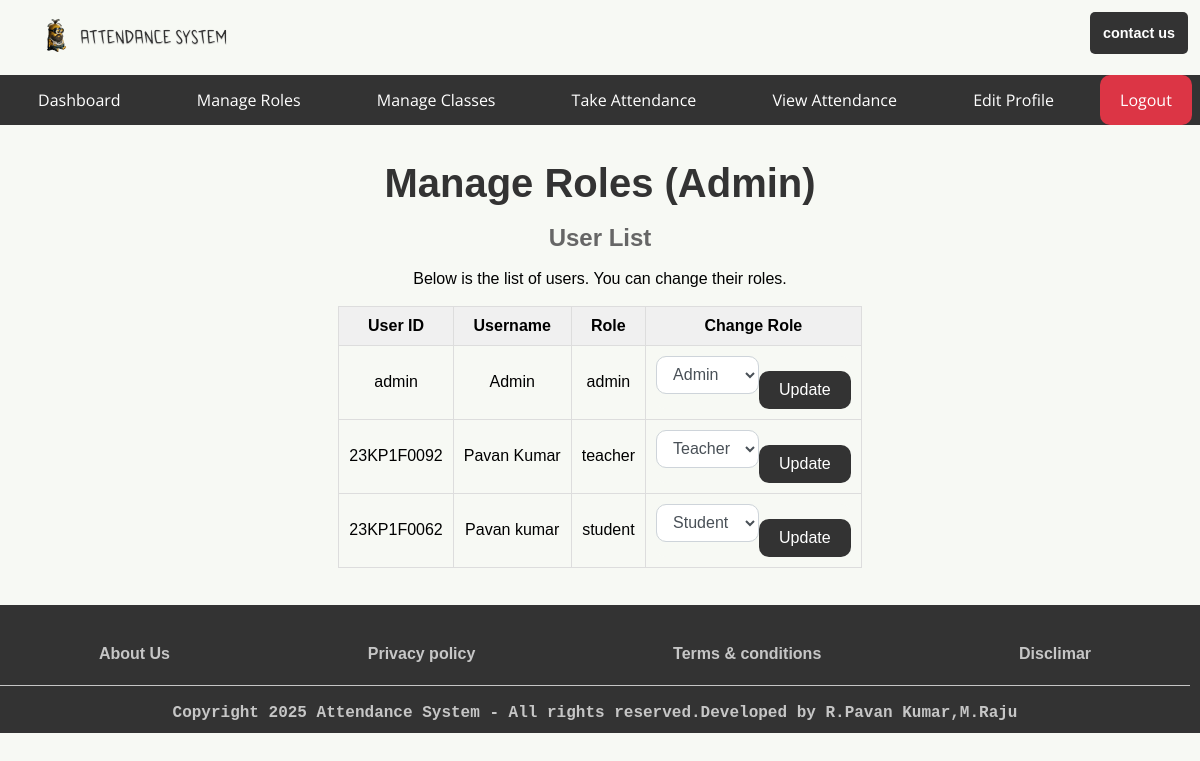
Page /admin/manage_roles (signed in) on the earlier database version.
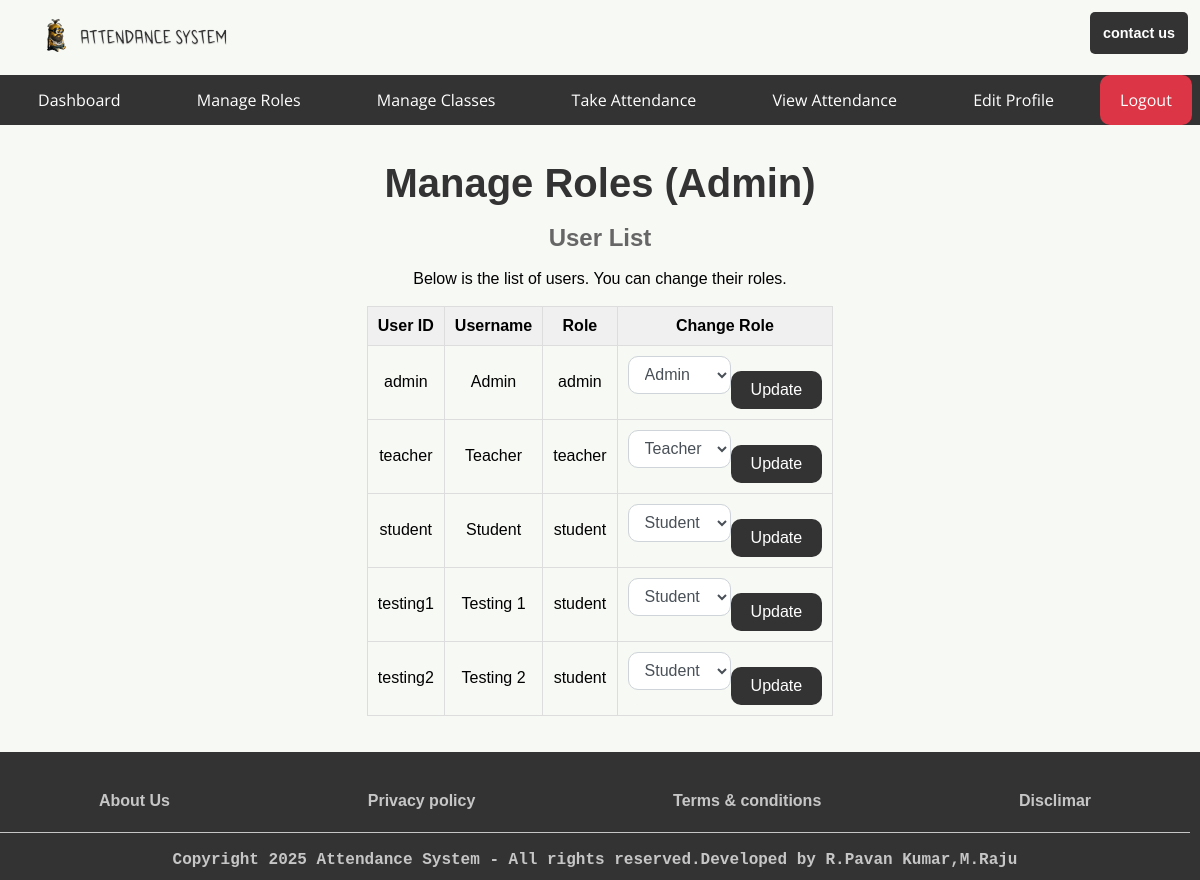
Same page on the later database version.
### app.py (models this page shows, shortened)
class User(db.Model):
    userid = db.Column(db.String(10), primary_key=True, unique=True, nullable=False)
    username = db.Column(db.String(150), nullable=False)
    password_hash = db.Column(db.String(150), nullable=False)
    role = db.Column(db.String(50), nullable=False)

### app.py (the view, shortened to what this page needs)
@app.route('/admin/manage_roles', methods=['GET', 'POST'])
@role_required('admin')
def manage_roles():
    users = User.query.all()  # Get all users from the database
    return render_template('auth/dashboards/admin/manage_roles.html', users=users)

### app.py (called while the page is built)
def role_required(roles):
    if not isinstance(roles, list):
        roles = [roles]  # Ensure roles is a list
    def decorator(func):
        @wraps(func)
        def wrapper(*args, **kwargs):
            if 'username' not in session:
                return redirect(url_for('login'))
            user = User.query.filter_by(username=session['username']).first()
            if user.role not in roles:  # Check if the user's role is in the allowed roles list
                return redirect(url_for('index'))  # Redirect to the home page if unauthorized
            return func(*args, **kwargs)
        return wrapper
    return decorator

### templates/auth/dashboards/admin/manage_roles.html (shortened to what this page needs)
{% extends 'base/base_admin.html' %}
{% block body %}
<main>
    <h1>Manage Roles (Admin)</h1><br/>
    <h2>User List</h2><br/>
    <p>Below is the list of users. You can change their roles.</p><br/>
    <div style="overflow-x: auto; max-width: 100%;">
    <table>
        <thead>
            <tr>
                <th>User ID</th>
                <th>Username</th>
                <th>Role</th>
                <th>Change Role</th>
            </tr>
        </thead>
        <tbody>
            {% if users %}
                {% for user in users %}
                    <tr>
                        <td>{{ user.userid }}</td>
                        <td>{{ user.username }}</td>
                        <td>{{ user.role }}</td>
                        <td>
                            <form class="role-form" action="{{ url_for('manage_roles') }}" method="POST">
                                <select name="role" class="form-control">
                                    <option value="admin" {% if user.role == 'admin' %}selected{% endif %}>Admin</option>
                                    <option value="teacher" {% if user.role == 'teacher' %}selected{% endif %}>Teacher</option>
                                    <option value="student" {% if user.role == 'student' %}selected{% endif %}>Student</option>
                                </select>
                                <button type="submit" class="role-btn">Update</button>
                            </form>
                        </td>
                    </tr>
                {% endfor %}
            {% else %}
                <tr><td colspan="4">No users found.</td></tr>
            {% endif %}
        </tbody>
    </table>
</div>
</main>
{% endblock body %}

### templates/base/base_admin.html (shortened to what this page needs)
<!DOCTYPE html>
<html lang="en">
<head>
    <link href="{{ url_for('static', filename='styles/index.css') }}" rel="stylesheet">
</head>
<body>
    <div class="container">
        <header>
            <div>
                <img class="figure" src="{{ url_for('static', filename='assets/images/logo/attendance-system-high-resolution-logo-transparent.png') }}" alt="Attendance System logo" title="logo" />
            </div>
            <div class="addbtn">
               <a href="{{ url_for('contact') }}">contact us</a>
            </div>
        </header>
        <nav>
            <ul>
                <li class="hideOnMobile"><a href="/">Dashboard</a></li>
                <li class="hideOnMobile"><a href="{{ url_for('manage_roles') }}">Manage Roles</a></li>
                <li class="hideOnMobile"><a href="{{ url_for('manage_classes', role='admin') }}">Manage Classes</a></li>
                <li class="hideOnMobile"><a href="{{ url_for('take_attendance', role='admin') }}">Take Attendance</a></li>
                <li class="hideOnMobile"><a href="{{ url_for('view_attendance', role='admin') }}">View Attendance</a></li>
                <li class="hideOnMobile"><a href="{{ url_for('edit_profiles') }}">Edit Profile</a></li>
                <li class="hideOnMobile"><a href="{{ url_for('logout') }}" class="logout">Logout</a></li>
            </ul>
        </nav>
{% block body %}{% endblock body %}
        <footer>
            {% block footer %}
            <div id="footm">
            <ul>
                <li><a href="{{ url_for('maintenance') }}">About Us</a></li>
                <li><a href="{{ url_for('maintenance') }}">Privacy policy</a></li>
                <li><a href="{{ url_for('maintenance') }}">Terms & conditions</a></li>
                <li><a href="{{ url_for('maintenance') }}">Disclimar</a></li>
            </ul>
            </div>
            <div class="footcopy"><hr/><br/><strong>Copyright 2025 Attendance System - All rights reserved.Developed by R.Pavan Kumar,M.Raju</strong></div>
            {% endblock footer %}
        </footer>
    </div>
</body>
</html>

### static/styles/index.css (style rules this page uses)
* { background: #f7f9f4; font-family: 'Arial', sans-serif; margin: 0; padding: 0; box-sizing: border-box; font-size: 1rem; text-decoration: none; }
.container { display: flex; flex-wrap: wrap; }
header { display: flex; width: 100%; padding: 1%; align-items: space-evenly; justify-content: space-between; }
header .figure { min-width: 50px; max-width: 250px; min-height: 90%; display: inline-block; }
.addbtn a { background: #333; color: #fff; font-family: sans-serif; font-size: 0.9rem; font-weight: bold; border-radius: 5px; padding: 13px 13px; min-width: 10%; min-height: 10px; max-height: 40px; text-align: center; line-height: 3; }
nav { background: #333; width: 100%; position: sticky; top: 0px; z-index: 1; }
nav ul { width: 100%; list-style: none; display: flex; align-items: center; justify-content: space-around; background: transparent; }
nav ul li { background: transparent; height: 50px; }
nav ul li a { text-decoration: none; font-family: 'Open Sans', sans-serif; background: transparent; color: #ffffff; padding: 0 30px; height: 100%; display: flex; align-items: center; }
a { background: transparent; }
main { display: flex; justify-content: start; align-items: center; flex-direction: column; padding: 3% 0; width: 100%; min-height: 60vh; }
footer { background: #333; width: 100%; display: flex; align-items: space-around; justify-content: space-around; flex-wrap: wrap; padding: 5vh 10px 0 0; color: #ffffff; }
#footm { width: 100%; }
#footm ul { list-style:none; width:100%; display: flex; align-items: space-around; justify-content: space-around; flex-wrap: wrap; }
#footm ul li { list-style: none; font-size: 0.9em; color: #fffFFFB8; font-weight: bold; margin-bottom: 10px; }
#footm ul li a { color: #fffFFFB8; }
footer div, footer ul, footer ul li { background: transparent; }
.footcopy hr { color: #fffFFFB8; height: 1px; border-width: 0; background-color: #fffFFFB8; }
.footcopy, strong { all:unset; width: 100%; text-align: center; margin: 1% 0; font-family: 'Courier New', Courier, monospace; font-weight: bold; background: transparent; color: #fffFFFB8; }
a { text-decoration: none; }
a.logout { background-color: #dc3545; border-color: #dc3545; color: #fff; border-radius: 10px; padding: 10px 20px ; font-size: 16px; text-decoration: none; cursor: pointer; }
form { width: 300px; max-width: 500px; margin: 40px auto; padding: 20px; border: 1px solid #ddd; border-radius: 10px; box-shadow: 0 0 10px rgba(0, 0, 0, 0.1); }
table { margin: 0 auto; border-collapse: collapse; border-spacing: 0; width: 100%; border: 1px solid #ddd; }
th, td { border: 1px solid #ddd; padding: 10px; text-align: center; }
th { background-color: #f0f0f0; }
h1 { text-align: center; font-size: 2.5rem; color: #333; }
h2 { text-align: center; font-size: 1.5rem; color: #666; }
button.role-btn { background-color: #333; color: #fff; border: none; border-radius: 10px; padding: 10px 20px; font-size: 16px; flex-wrap: wrap; text-decoration: none; cursor: pointer; }
form.role-form { width: auto; max-width: auto; margin: 0 auto; padding: 0 0 0 0; border: none; border-radius: none; box-shadow: none; display: flex; }
.form-control { display: block; height: calc(1.5em + .75rem + 2px); padding: .375rem .75rem; font-size: 1rem; font-weight: 400; line-height: 1.5; color: #495057; background-color: #fff; background-clip: padding-box; border: 1px solid #ced4da; border-radius: 10px; transition: border-color .15sease-in-out, box-shadow .15sease-in-out; }
button { width: 100%; padding: 10px; background-color: #ff7b00; border: none; border-radius: 5px; color: white; font-size: 16px; cursor: pointer; margin-top: 15px; }

Differences in the rows shown:
removed User: userid "23KP1F0092", username "Pavan Kumar", role "teacher", role "Teacher"
removed User: userid "23KP1F0062", username "Pavan kumar", role "student", role "Student"
added User: userid "teacher", username "Teacher", role "teacher", role "Teacher"
added User: userid "student", username "Student", role "student", role "Student"
added User: userid "testing1", username "Testing 1", role "student", role "Student"
added User: userid "testing2", username "Testing 2", role "student", role "Student"
